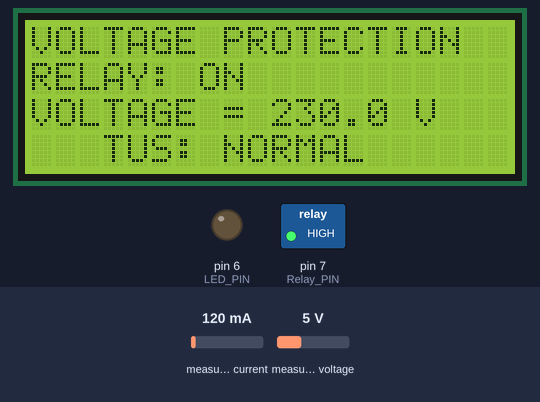
A sketch run on a simulated Arduino Uno, built with avr-gcc and run on an emulated ATmega328P. Parts: 20×4 character LCD, switched loads named in the sketch (green lamp = pin HIGH), output pins drawn as LEDs (lit = HIGH). The test bench sets the inputs (shaded band); at power-on: measured voltage 5 V, measured current 120 mA. What the sketch prints to the serial monitor is not drawn.

Above: at 1.2 s.
1.3 s: measured voltage set to 0.3 V
At 2.2 s:
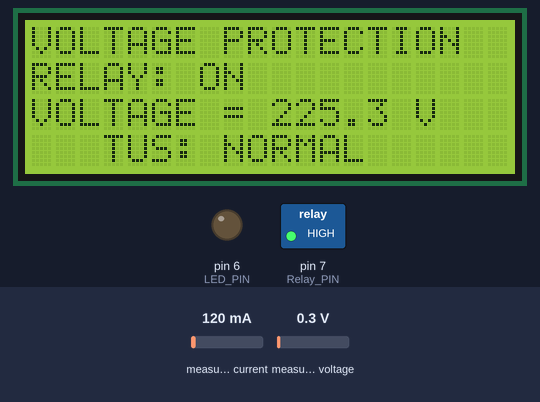
3.1 s: measured voltage set to 3.8 V
At 4.4 s:
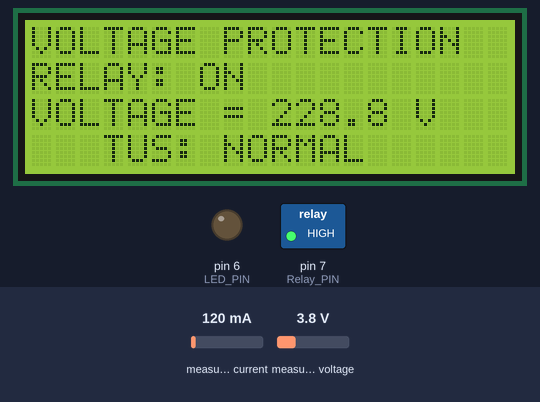
4.9 s: measured voltage set to 7.5 V
At 6.6 s:
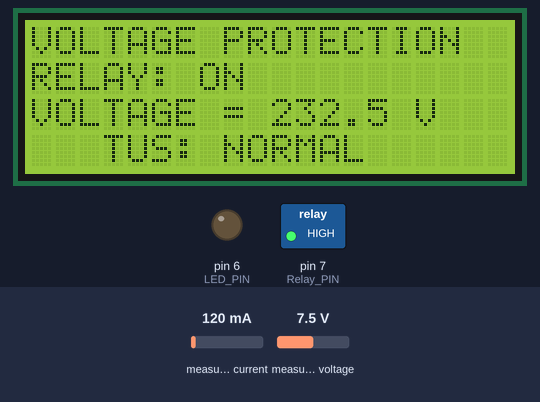
Timing chart, 0 to 8.1 s (numbered marks = the images above; inputs shaded):
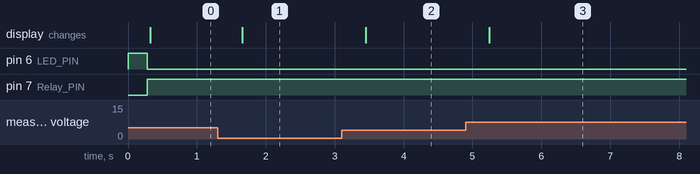

Measured:
- after the input at 1.3 s, the display: changes after 0.36 s (image 1)
- after the input at 3.1 s, the display: changes after 0.35 s (image 2)
- after the input at 4.9 s, the display: changes after 0.34 s (image 3)

The sketch:

Code.ino
```cpp
#include "EmonLib.h"
EnergyMonitor emon1;

#include <LiquidCrystal.h>
LiquidCrystal lcd(13, 12, 11, 10, 9, 8);

const int Relay_PIN = 7;
const int LED_PIN = 6;

void setup()
{
  pinMode(Relay_PIN, OUTPUT);
  pinMode(LED_PIN, OUTPUT);

  // Start safely with relay OFF
  digitalWrite(Relay_PIN, LOW);
  digitalWrite(LED_PIN, HIGH);

  Serial.begin(9600);

  emon1.voltage(A0, 187, 1.7);

  lcd.begin(20, 4);
  lcd.clear();

  lcd.setCursor(0, 0);
  lcd.print("VOLTAGE PROTECTION");

  Serial.println("Voltage Protection System Started");
  Serial.println("---------------------------------");
}

void loop()
{
  emon1.calcVI(20, 2000);

  float Voltage = emon1.Vrms;
  const char* status;

  lcd.setCursor(0, 2);
  lcd.print("VOLTAGE = ");
  lcd.print(Voltage, 1);
  lcd.print(" V       ");

  if (Voltage >= 180 && Voltage <= 250)
  {
    digitalWrite(Relay_PIN, HIGH);
    digitalWrite(LED_PIN, LOW);

    status = "NORMAL";
    lcd.setCursor(0, 3);
    lcd.print("STATUS: NORMAL      ");
  }
  else if (Voltage > 250)
  {
    digitalWrite(Relay_PIN, LOW);
    digitalWrite(LED_PIN, HIGH);

    status = "OVER VOLTAGE";
    lcd.setCursor(0, 3);
    lcd.print("STATUS: OVER VOLTAGE");
  }
  else
  {
    digitalWrite(Relay_PIN, LOW);
    digitalWrite(LED_PIN, HIGH);

    status = "UNDER VOLTAGE";
    lcd.setCursor(0, 3);
    lcd.print("STATUS: UNDER VOLTAGE");
  }

  // Display relay status on LCD
  lcd.setCursor(0, 1);
  lcd.print("RELAY: ");
  lcd.print(digitalRead(Relay_PIN) == HIGH ? "ON " : "OFF");
  lcd.print("             ");

  // Display all information on Serial Monitor
  Serial.print("Voltage: ");
  Serial.print(Voltage, 1);
  Serial.print(" V | Protection Status: ");
  Serial.print(status);
  Serial.print(" | Relay Status: ");
  Serial.println(digitalRead(Relay_PIN) == HIGH ? "ON" : "OFF");

  Serial.println("---------------------------------");

  delay(200);
}
```
